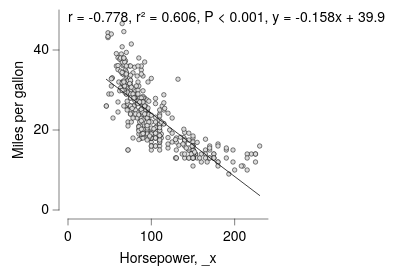

Here is the Vega-Lite specification saved for this chart:
### Vega-Lite specification from a JSON file in a GitHub repository (floating-point values rounded to 4 significant figures; data arrays with more than 128 entries replaced by an {"elided": "..."} marker saying what was removed)
{"background": null, "config": {"arc": {"fill": "#DBDBDB", "fillOpacity": 1.0, "innerRadius": 25.0, "padAngle": 0.03, "stroke": "black", "strokeOpacity": 1, "strokeWidth": 0.25}, "area": {"fill": "#DBDBDB", "fillOpacity": 1.0, "stroke": "black", "strokeOpacity": 1, "strokeWidth": 0.25}, "axis": {"domain": true, "domainCap": "round", "domainColor": "black", "domainWidth": 0.25, "grid": false, "gridCap": "round", "gridColor": "#F1F1F1", "gridDash": [0, 0], "gridOpacity": 1.0, "gridWidth": 0.25, "labelColor": "black", "labelFont": "HelveticaNeue", "labelFontSize": 7, "labelFontStyle": "normal", "labelFontWeight": 400, "offset": 4.5, "ticks": true, "tickCap": "round", "tickColor": "black", "tickRound": false, "tickSize": 3, "tickWidth": 0.25, "titleColor": "black", "titleFont": "HelveticaNeue", "titleFontSize": 7, "titleFontStyle": "normal", "titleFontWeight": 400}, "axisX": {"domain": true, "labelAlign": "center", "labelAngle": 0, "labels": true, "ticks": true, "translate": 0}, "axisY": {"domain": true, "labelAlign": "right", "labelAngle": 0, "labels": true, "ticks": true, "translate": 0}, "axisRight": {"domain": true, "labelAlign": "left", "labelAngle": 0, "labels": true, "ticks": true, "translate": 0}, "axisTop": {"domain": true, "labelAlign": "center", "labelAngle": 0, "labels": true, "ticks": true, "translate": 0}, "axisBand": {"tickOffset": 0}, "bar": {"fill": "#DBDBDB", "fillOpacity": 1.0, "stroke": "black", "strokeOpacity": 1, "strokeWidth": 0.25}, "boxplot": {"size": 9.0, "ticks": {"cornerRadius": 0.25, "fill": "black", "size": 4.5, "thickness": 0.25}, "box": {"fillOpacity": 1.0, "stroke": "black", "strokeOpacity": 1, "strokeWidth": 0.25}, "median": {"fill": "black", "fillOpacity": 1.0, "size": 9.0, "thickness": 0.25}, "rule": {"fill": "black", "fillOpacity": 1.0, "size": 10.0, "stroke": "black", "strokeDash": [0, 0], "strokeOpacity": 1, "strokeWidth": 0.25}, "outliers": {"color": "black", "fill": "black", "fillOpacity": 1.0, "size": 0, "stroke": "black", "strokeOpacity": 1, "strokeWidth": 0.25}}, "circle": {"fill": "black", "fillOpacity": 1.0, "size": 0.5, "stroke": null, "strokeOpacity": 1, "strokeWidth": 0.25}, "errorband": {"band": {"fillOpacity": 0.6, "stroke": null, "strokeWidth": 0.25, "strokeOpacity": 1}, "borders": {"opacity": 0, "strokeOpacity": 0.25, "strokeWidth": 1}}, "errorbar": {"opacity": 1, "rule": {"strokeDash": [0, 0], "strokeWidth": 0.5}, "ticks": {"color": "black", "cornerRadius": 0.25, "opacity": 1, "size": 6.0, "thickness": 0.5}, "thickness": 0.5}, "font": "HelveticaNeue", "geoshape": {"fill": "#DBDBDB", "fillOpacity": 1.0, "stroke": "black", "strokeOpacity": 1, "strokeWidth": 0.25}, "header": {"labelColor": "black", "labelFont": "HelveticaNeue", "labelFontSize": 7, "labelFontStyle": "normal", "labelFontWeight": 400, "titleColor": "black", "titleFont": "HelveticaNeue", "titleFontSize": 7, "titleFontStyle": "normal", "titleFontWeight": 400, "titlePadding": 0}, "legend": {"disable": false, "offset": 4.5, "gradientLength": 50.0, "gradientThickness": 5.0, "gradientOpacity": 1.0, "gradientStrokeColor": "black", "gradientStrokeWidth": 0.25, "labelColor": "black", "labelFont": "HelveticaNeue", "labelFontSize": 7, "labelFontStyle": "normal", "labelFontWeight": 400, "strokeColor": "black", "strokeWidth": 0, "symbolSize": 42, "symbolStrokeColor": "black", "symbolStrokeWidth": 0.25, "titleColor": "black", "titleFont": "HelveticaNeue", "titleFontSize": 7, "titleFontStyle": "normal", "titleFontWeight": 400}, "line": {"color": "black", "stroke": "black", "strokeCap": "round", "strokeDash": [0, 0], "strokeOpacity": 1, "strokeWidth": 0.375}, "point": {"filled": true, "fill": "#DBDBDB", "fillOpacity": 1.0, "size": 5.0, "stroke": "black", "strokeOpacity": 1, "strokeWidth": 0.25}, "range": {"category": ["#C6D9F1", "#F1C9CB", "#FEF0B9", "#CEE37A", "#7AA8E0", "#E589A3", "#FDDD5D", "#68B961", "#4177B1", "#C35082", "#E5C227", "#438156"], "diverging": {"scheme": ["#C35082", "#CE6D94", "#D989A7", "#E2A4BA", "#EABFCE", "#F1DBE2", "#F6F6F6", "#D7E0EB", "#B9CBE0", "#9BB6D5", "#7DA1C9", "#5F8CBD", "#4177B1"]}, "heatmap": {"scheme": ["#DFE9F7", "#C6D9F1", "#ADC8EC", "#94B8E6", "#7AA8E0", "#6097DA", "#4D87CA", "#4177B1", "#386898", "#2F597F", "#264A69", "#1D3A58"]}, "ordinal": {"scheme": ["#F1F1F1", "#DBDBDB", "#C6C6C6", "#B2B2B2", "#9D9D9D", "#898989", "#767676", "#636363", "#515151", "#404040", "#2F2F2F", "#1F1F1F"]}, "ramp": {"scheme": ["#DFE9F7", "#C6D9F1", "#ADC8EC", "#94B8E6", "#7AA8E0", "#6097DA", "#4D87CA", "#4177B1", "#386898", "#2F597F", "#264A69", "#1D3A58"]}}, "rule": {"color": "black", "stroke": "black", "strokeCap": "round", "strokeDash": [2, 2], "strokeOpacity": 1, "strokeWidth": 0.25}, "scale": {"bandPaddingInner": 0.1, "bandPaddingOuter": 0.1, "round": false}, "rect": {"fill": "#DBDBDB", "fillOpacity": 1.0, "stroke": "black", "strokeOpacity": 1, "strokeWidth": 0.25}, "square": {"fill": "#DBDBDB", "fillOpacity": 1.0, "size": 10.0, "stroke": "black", "strokeOpacity": 1, "strokeWidth": 0.25}, "text": {"color": "black", "font": "HelveticaNeue", "fontSize": 7, "fontStyle": "normal", "fontWeight": 400}, "title": {"anchor": "middle", "frame": "group", "color": "black", "font": "HelveticaNeue", "fontSize": 7, "fontStyle": "normal", "fontWeight": 400, "subtitleColor": "black", "subtitleFont": "HelveticaNeue", "subtitleFontSize": "HelveticaNeue", "subtitleFontStyle": "normal", "subtitleFontWeight": 400}, "view": {"continuousWidth": 100, "continuousHeight": 100, "discreteWidth": 100, "discreteHeight": 100, "fill": null, "stroke": null, "strokeWidth": 0.25}}, "layer": [{"data": {"name": "data-7285c4e2e195e5a75737a34913199f5f"}, "mark": {"type": "point"}, "encoding": {"x": {"field": "Horsepower", "type": "quantitative"}, "y": {"field": "Miles_per_Gallon", "title": "Miles per gallon", "type": "quantitative"}}}, {"layer": [{"data": {"name": "data-df741ee6b6ba68aef8587f34d8c5cd59"}, "mark": {"type": "line"}, "encoding": {"x": {"field": "_x", "type": "quantitative"}, "y": {"field": "_y", "type": "quantitative"}}}, {"data": {"values": [{"__dysonsphere__": 1}]}, "mark": {"type": "text", "align": "left", "angle": 0, "baseline": "top", "dx": 0, "dy": 0, "fontSize": 7, "opacity": 1.0}, "encoding": {"text": {"value": "r = -0.778, r² = 0.606, P < 0.001, y = -0.158x + 39.9"}, "x": {"value": 0}, "y": {"value": 0}}}], "name": "__dysonsphere_289b330e0455c514_13"}], "$schema": "https://vega.github.io/schema/vega-lite/v6.4.1.json", "datasets": {"data-7285c4e2e195e5a75737a34913199f5f": {"elided": "392 records"}, "data-df741ee6b6ba68aef8587f34d8c5cd59": [{"_x": 46.0, "_y": 32.68, "__dysonsphere__": 1}, {"_x": 230.0, "_y": 3.632, "__dysonsphere__": 1}]}}
